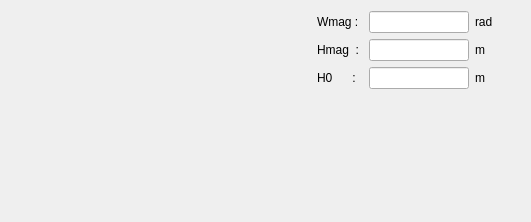
<?xml version="1.0" encoding="UTF-8"?>
<ui version="4.0">
 <class>PMagnet11</class>
 <widget class="QWidget" name="PMagnet11">
  <property name="geometry">
   <rect>
    <x>0</x>
    <y>0</y>
    <width>531</width>
    <height>222</height>
   </rect>
  </property>
  <property name="minimumSize">
   <size>
    <width>0</width>
    <height>0</height>
   </size>
  </property>
  <property name="windowTitle">
   <string>Form</string>
  </property>
  <layout class="QHBoxLayout" name="horizontalLayout">
   <item>
    <widget class="QLabel" name="img_magnet">
     <property name="minimumSize">
      <size>
       <width>300</width>
       <height>200</height>
      </size>
     </property>
     <property name="maximumSize">
      <size>
       <width>550</width>
       <height>350</height>
      </size>
     </property>
     <property name="text">
      <string/>
     </property>
     <property name="pixmap">
      <pixmap resource="../../../../Resources/pyleecan.qrc">:/images/images/MachineSetup/P_Magnet/Surface Magnet type 10.PNG</pixmap>
     </property>
     <property name="scaledContents">
      <bool>true</bool>
     </property>
    </widget>
   </item>
   <item>
    <layout class="QVBoxLayout" name="verticalLayout">
     <item>
      <layout class="QGridLayout" name="gridLayout">
       <item row="0" column="1">
        <widget class="FloatEdit" name="lf_Wmag">
         <property name="minimumSize">
          <size>
           <width>100</width>
           <height>0</height>
          </size>
         </property>
         <property name="maximumSize">
          <size>
           <width>100</width>
           <height>16777215</height>
          </size>
         </property>
        </widget>
       </item>
       <item row="2" column="0">
        <widget class="QLabel" name="in_H0">
         <property name="text">
          <string>H0      :</string>
         </property>
        </widget>
       </item>
       <item row="1" column="2">
        <widget class="QLabel" name="unit_Hmag">
         <property name="text">
          <string>m</string>
         </property>
        </widget>
       </item>
       <item row="1" column="1">
        <widget class="FloatEdit" name="lf_Hmag">
         <property name="minimumSize">
          <size>
           <width>100</width>
           <height>0</height>
          </size>
         </property>
         <property name="maximumSize">
          <size>
           <width>100</width>
           <height>16777215</height>
          </size>
         </property>
        </widget>
       </item>
       <item row="0" column="2">
        <widget class="QLabel" name="unit_Wmag">
         <property name="text">
          <string>rad</string>
         </property>
        </widget>
       </item>
       <item row="2" column="1">
        <widget class="FloatEdit" name="lf_H0">
         <property name="minimumSize">
          <size>
           <width>100</width>
           <height>0</height>
          </size>
         </property>
         <property name="maximumSize">
          <size>
           <width>100</width>
           <height>16777215</height>
          </size>
         </property>
        </widget>
       </item>
       <item row="1" column="0">
        <widget class="QLabel" name="in_Hmag">
         <property name="text">
          <string>Hmag  :</string>
         </property>
        </widget>
       </item>
       <item row="2" column="2">
        <widget class="QLabel" name="unit_H0">
         <property name="text">
          <string>m</string>
         </property>
        </widget>
       </item>
       <item row="0" column="0">
        <widget class="QLabel" name="in_Wmag">
         <property name="text">
          <string>Wmag :</string>
         </property>
        </widget>
       </item>
      </layout>
     </item>
     <item>
      <widget class="WMagnetOut" name="w_out" native="true"/>
     </item>
     <item>
      <spacer name="verticalSpacer">
       <property name="orientation">
        <enum>Qt::Vertical</enum>
       </property>
       <property name="sizeHint" stdset="0">
        <size>
         <width>17</width>
         <height>18</height>
        </size>
       </property>
      </spacer>
     </item>
    </layout>
   </item>
  </layout>
 </widget>
 <customwidgets>
  <customwidget>
   <class>FloatEdit</class>
   <extends>QLineEdit</extends>
   <header>pyleecan.GUI/Tools/FloatEdit.h</header>
  </customwidget>
  <customwidget>
   <class>WMagnetOut</class>
   <extends>QWidget</extends>
   <header>pyleecan.GUI.Dialog.DMachineSetup.SMagnet.WMagnetOut.WMagnetOut.h</header>
   <container>1</container>
  </customwidget>
 </customwidgets>
 <tabstops>
  <tabstop>lf_Wmag</tabstop>
  <tabstop>lf_Hmag</tabstop>
  <tabstop>lf_H0</tabstop>
 </tabstops>
 <resources>
  <include location="../../../../Resources/pyleecan.qrc"/>
  <include location="../../../../Resources/pyleecan.qrc"/>
  <include location="../../../Resources/pyleecan.qrc"/>
 </resources>
 <connections/>
</ui>
